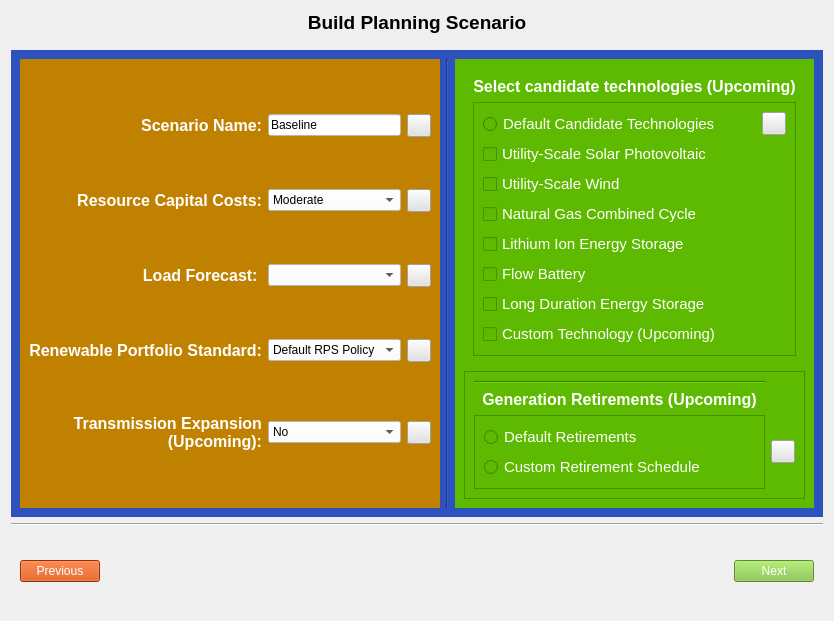
<?xml version="1.0" encoding="UTF-8"?>
<ui version="4.0">
 <class>scenario_builder</class>
 <widget class="QWidget" name="scenario_builder">
  <property name="geometry">
   <rect>
    <x>0</x>
    <y>0</y>
    <width>818</width>
    <height>621</height>
   </rect>
  </property>
  <property name="windowTitle">
   <string>Form</string>
  </property>
  <layout class="QVBoxLayout" name="verticalLayout_2">
   <item>
    <widget class="QLabel" name="label_8">
     <property name="sizePolicy">
      <sizepolicy hsizetype="Preferred" vsizetype="Preferred">
       <horstretch>0</horstretch>
       <verstretch>0</verstretch>
      </sizepolicy>
     </property>
     <property name="maximumSize">
      <size>
       <width>16777215</width>
       <height>293</height>
      </size>
     </property>
     <property name="font">
      <font>
       <pointsize>14</pointsize>
       <bold>true</bold>
      </font>
     </property>
     <property name="styleSheet">
      <string notr="true">color: rgb(0, 0, 0);</string>
     </property>
     <property name="text">
      <string>Build Planning Scenario</string>
     </property>
     <property name="alignment">
      <set>Qt::AlignHCenter|Qt::AlignTop</set>
     </property>
    </widget>
   </item>
   <item>
    <widget class="QFrame" name="frame">
     <property name="styleSheet">
      <string notr="true">QToolButton{
image: url(:/icon/images/icons/info_help1.png);
	background-color: rgb(226, 226, 226);
}
QFrame{background-color: rgb(45, 82, 190);}
</string>
     </property>
     <property name="frameShape">
      <enum>QFrame::NoFrame</enum>
     </property>
     <property name="frameShadow">
      <enum>QFrame::Raised</enum>
     </property>
     <layout class="QHBoxLayout" name="horizontalLayout_2">
      <item>
       <widget class="QFrame" name="frame_5">
        <property name="sizePolicy">
         <sizepolicy hsizetype="Preferred" vsizetype="Preferred">
          <horstretch>0</horstretch>
          <verstretch>0</verstretch>
         </sizepolicy>
        </property>
        <property name="styleSheet">
         <string notr="true">QLabel{
color: rgb(255, 255, 255)}
QFrame{
	
	background-color: rgb(96, 191, 0);
	background-color: rgb(193, 129, 0);
}
QCombBox{
	background-color: rgb(255, 255, 255);
}</string>
        </property>
        <property name="frameShape">
         <enum>QFrame::NoFrame</enum>
        </property>
        <property name="frameShadow">
         <enum>QFrame::Raised</enum>
        </property>
        <layout class="QGridLayout" name="gridLayout">
         <item row="10" column="1">
          <widget class="QComboBox" name="load_profile_box">
           <property name="maximumSize">
            <size>
             <width>150</width>
             <height>16777215</height>
            </size>
           </property>
           <property name="styleSheet">
            <string notr="true">background-color: rgb(255, 255, 255);</string>
           </property>
          </widget>
         </item>
         <item row="14" column="0">
          <widget class="QLabel" name="label_4">
           <property name="font">
            <font>
             <pointsize>12</pointsize>
             <italic>false</italic>
             <bold>true</bold>
            </font>
           </property>
           <property name="text">
            <string>&lt;html&gt;&lt;head/&gt;&lt;body&gt;&lt;p&gt;Renewable Portfolio Standard:&lt;/p&gt;&lt;/body&gt;&lt;/html&gt;</string>
           </property>
           <property name="alignment">
            <set>Qt::AlignRight|Qt::AlignTrailing|Qt::AlignVCenter</set>
           </property>
          </widget>
         </item>
         <item row="5" column="3">
          <widget class="QToolButton" name="capital_cost_trajectory_help_button">
           <property name="text">
            <string/>
           </property>
          </widget>
         </item>
         <item row="15" column="1">
          <widget class="QComboBox" name="transmission_box">
           <property name="maximumSize">
            <size>
             <width>150</width>
             <height>16777215</height>
            </size>
           </property>
           <property name="styleSheet">
            <string notr="true">background-color: rgb(255, 255, 255);</string>
           </property>
           <item>
            <property name="text">
             <string>No</string>
            </property>
           </item>
           <item>
            <property name="text">
             <string>Yes</string>
            </property>
           </item>
          </widget>
         </item>
         <item row="14" column="1">
          <widget class="QComboBox" name="rps_box">
           <property name="maximumSize">
            <size>
             <width>150</width>
             <height>16777215</height>
            </size>
           </property>
           <property name="styleSheet">
            <string notr="true">background-color: rgb(255, 255, 255);</string>
           </property>
           <item>
            <property name="text">
             <string>Default RPS Policy</string>
            </property>
           </item>
           <item>
            <property name="text">
             <string>Create New...</string>
            </property>
           </item>
          </widget>
         </item>
         <item row="1" column="1">
          <widget class="QLineEdit" name="lineEdit">
           <property name="maximumSize">
            <size>
             <width>150</width>
             <height>16777215</height>
            </size>
           </property>
           <property name="styleSheet">
            <string notr="true">background-color: rgb(255, 255, 255);</string>
           </property>
           <property name="text">
            <string>Baseline</string>
           </property>
          </widget>
         </item>
         <item row="1" column="0">
          <widget class="QLabel" name="label_6">
           <property name="font">
            <font>
             <pointsize>12</pointsize>
             <italic>false</italic>
             <bold>true</bold>
            </font>
           </property>
           <property name="text">
            <string>Scenario Name:</string>
           </property>
           <property name="alignment">
            <set>Qt::AlignRight|Qt::AlignTrailing|Qt::AlignVCenter</set>
           </property>
          </widget>
         </item>
         <item row="15" column="0">
          <widget class="QLabel" name="label">
           <property name="font">
            <font>
             <pointsize>12</pointsize>
             <italic>false</italic>
             <bold>true</bold>
            </font>
           </property>
           <property name="text">
            <string>Transmission Expansion (Upcoming):</string>
           </property>
           <property name="alignment">
            <set>Qt::AlignRight|Qt::AlignTrailing|Qt::AlignVCenter</set>
           </property>
           <property name="wordWrap">
            <bool>true</bool>
           </property>
          </widget>
         </item>
         <item row="1" column="3">
          <widget class="QToolButton" name="scenario_name_help_button">
           <property name="text">
            <string/>
           </property>
          </widget>
         </item>
         <item row="10" column="0">
          <widget class="QLabel" name="label_3">
           <property name="font">
            <font>
             <pointsize>12</pointsize>
             <italic>false</italic>
             <bold>true</bold>
            </font>
           </property>
           <property name="text">
            <string>Load Forecast: </string>
           </property>
           <property name="alignment">
            <set>Qt::AlignRight|Qt::AlignTrailing|Qt::AlignVCenter</set>
           </property>
          </widget>
         </item>
         <item row="5" column="0">
          <widget class="QLabel" name="label_2">
           <property name="font">
            <font>
             <pointsize>12</pointsize>
             <italic>false</italic>
             <bold>true</bold>
            </font>
           </property>
           <property name="text">
            <string>Resource Capital Costs:</string>
           </property>
           <property name="alignment">
            <set>Qt::AlignRight|Qt::AlignTrailing|Qt::AlignVCenter</set>
           </property>
           <property name="wordWrap">
            <bool>true</bool>
           </property>
          </widget>
         </item>
         <item row="5" column="1">
          <widget class="QComboBox" name="capital_cost_box">
           <property name="maximumSize">
            <size>
             <width>150</width>
             <height>16777215</height>
            </size>
           </property>
           <property name="styleSheet">
            <string notr="true">background-color: rgb(255, 255, 255);</string>
           </property>
           <item>
            <property name="text">
             <string>Moderate</string>
            </property>
           </item>
           <item>
            <property name="text">
             <string>High</string>
            </property>
           </item>
           <item>
            <property name="text">
             <string>Low</string>
            </property>
           </item>
          </widget>
         </item>
         <item row="10" column="3">
          <widget class="QToolButton" name="load_profile_help_button">
           <property name="text">
            <string/>
           </property>
          </widget>
         </item>
         <item row="14" column="3">
          <widget class="QToolButton" name="rps_help_button">
           <property name="text">
            <string/>
           </property>
          </widget>
         </item>
         <item row="15" column="3">
          <widget class="QToolButton" name="trans_expansion_help_button">
           <property name="text">
            <string/>
           </property>
          </widget>
         </item>
        </layout>
       </widget>
      </item>
      <item>
       <widget class="Line" name="line">
        <property name="orientation">
         <enum>Qt::Vertical</enum>
        </property>
       </widget>
      </item>
      <item>
       <widget class="QFrame" name="frame_3">
        <property name="styleSheet">
         <string notr="true">QFrame{background-color: rgb(93, 186, 0);}
QLabel{color:rgb(255,255,255)}
QCheckBox{
background-color: rgb(93, 186, 0);
color:rgb(255,255,255)
}
QRadioButton{
background-color: rgb(93, 186, 0);
color:rgb(255,255,255)
}
</string>
        </property>
        <property name="frameShape">
         <enum>QFrame::NoFrame</enum>
        </property>
        <property name="frameShadow">
         <enum>QFrame::Raised</enum>
        </property>
        <layout class="QVBoxLayout" name="verticalLayout">
         <item>
          <widget class="QFrame" name="frame_6">
           <property name="sizePolicy">
            <sizepolicy hsizetype="Preferred" vsizetype="Fixed">
             <horstretch>0</horstretch>
             <verstretch>0</verstretch>
            </sizepolicy>
           </property>
           <property name="frameShape">
            <enum>QFrame::NoFrame</enum>
           </property>
           <property name="frameShadow">
            <enum>QFrame::Raised</enum>
           </property>
           <layout class="QVBoxLayout" name="verticalLayout_5">
            <item>
             <widget class="QLabel" name="label_13">
              <property name="font">
               <font>
                <pointsize>12</pointsize>
                <bold>true</bold>
               </font>
              </property>
              <property name="text">
               <string>Select candidate technologies (Upcoming)</string>
              </property>
              <property name="alignment">
               <set>Qt::AlignCenter</set>
              </property>
             </widget>
            </item>
            <item>
             <widget class="QFrame" name="frame_2">
              <property name="frameShape">
               <enum>QFrame::StyledPanel</enum>
              </property>
              <property name="frameShadow">
               <enum>QFrame::Raised</enum>
              </property>
              <layout class="QGridLayout" name="gridLayout_2">
               <item row="1" column="0">
                <widget class="QCheckBox" name="upv_check_box">
                 <property name="font">
                  <font>
                   <pointsize>11</pointsize>
                   <bold>false</bold>
                  </font>
                 </property>
                 <property name="text">
                  <string>Utility-Scale Solar Photovoltaic</string>
                 </property>
                 <property name="autoExclusive">
                  <bool>false</bool>
                 </property>
                </widget>
               </item>
               <item row="0" column="0">
                <widget class="QRadioButton" name="radioButton_8">
                 <property name="font">
                  <font>
                   <pointsize>11</pointsize>
                   <bold>false</bold>
                  </font>
                 </property>
                 <property name="text">
                  <string>Default Candidate Technologies</string>
                 </property>
                </widget>
               </item>
               <item row="6" column="0">
                <widget class="QCheckBox" name="ldes_check_box">
                 <property name="font">
                  <font>
                   <pointsize>11</pointsize>
                   <bold>false</bold>
                  </font>
                 </property>
                 <property name="text">
                  <string>Long Duration Energy Storage</string>
                 </property>
                 <property name="autoExclusive">
                  <bool>false</bool>
                 </property>
                </widget>
               </item>
               <item row="4" column="0">
                <widget class="QCheckBox" name="li_ion_check_box">
                 <property name="font">
                  <font>
                   <pointsize>11</pointsize>
                   <bold>false</bold>
                  </font>
                 </property>
                 <property name="text">
                  <string>Lithium Ion Energy Storage</string>
                 </property>
                 <property name="autoExclusive">
                  <bool>false</bool>
                 </property>
                </widget>
               </item>
               <item row="2" column="0">
                <widget class="QCheckBox" name="wind_check_box">
                 <property name="font">
                  <font>
                   <pointsize>11</pointsize>
                   <bold>false</bold>
                  </font>
                 </property>
                 <property name="text">
                  <string>Utility-Scale Wind</string>
                 </property>
                 <property name="autoExclusive">
                  <bool>false</bool>
                 </property>
                </widget>
               </item>
               <item row="5" column="0">
                <widget class="QCheckBox" name="flow_check_box">
                 <property name="font">
                  <font>
                   <pointsize>11</pointsize>
                   <bold>false</bold>
                  </font>
                 </property>
                 <property name="text">
                  <string>Flow Battery</string>
                 </property>
                 <property name="autoExclusive">
                  <bool>false</bool>
                 </property>
                </widget>
               </item>
               <item row="3" column="0">
                <widget class="QCheckBox" name="ng_cc_checkbox">
                 <property name="font">
                  <font>
                   <pointsize>11</pointsize>
                   <bold>false</bold>
                  </font>
                 </property>
                 <property name="text">
                  <string>Natural Gas Combined Cycle</string>
                 </property>
                 <property name="autoExclusive">
                  <bool>false</bool>
                 </property>
                </widget>
               </item>
               <item row="7" column="0">
                <widget class="QCheckBox" name="custom_tech_check_box">
                 <property name="font">
                  <font>
                   <pointsize>11</pointsize>
                   <bold>false</bold>
                  </font>
                 </property>
                 <property name="text">
                  <string>Custom Technology (Upcoming)</string>
                 </property>
                 <property name="autoExclusive">
                  <bool>false</bool>
                 </property>
                </widget>
               </item>
               <item row="0" column="1">
                <widget class="QToolButton" name="cand_technologies_help_button">
                 <property name="text">
                  <string/>
                 </property>
                </widget>
               </item>
              </layout>
             </widget>
            </item>
           </layout>
          </widget>
         </item>
         <item>
          <widget class="QFrame" name="frame_7">
           <property name="frameShape">
            <enum>QFrame::StyledPanel</enum>
           </property>
           <property name="frameShadow">
            <enum>QFrame::Raised</enum>
           </property>
           <layout class="QGridLayout" name="gridLayout_3">
            <item row="3" column="0">
             <widget class="QFrame" name="frame_8">
              <property name="frameShape">
               <enum>QFrame::StyledPanel</enum>
              </property>
              <property name="frameShadow">
               <enum>QFrame::Raised</enum>
              </property>
              <layout class="QGridLayout" name="gridLayout_4">
               <item row="0" column="0">
                <widget class="QRadioButton" name="radioButton_9">
                 <property name="font">
                  <font>
                   <pointsize>11</pointsize>
                  </font>
                 </property>
                 <property name="text">
                  <string>Default Retirements</string>
                 </property>
                </widget>
               </item>
               <item row="1" column="0">
                <widget class="QRadioButton" name="radioButton_10">
                 <property name="font">
                  <font>
                   <pointsize>11</pointsize>
                  </font>
                 </property>
                 <property name="styleSheet">
                  <string notr="true">color: rgb(255, 255, 255);</string>
                 </property>
                 <property name="text">
                  <string>Custom Retirement Schedule</string>
                 </property>
                </widget>
               </item>
              </layout>
             </widget>
            </item>
            <item row="0" column="0">
             <widget class="Line" name="line_3">
              <property name="orientation">
               <enum>Qt::Horizontal</enum>
              </property>
             </widget>
            </item>
            <item row="2" column="0">
             <widget class="QLabel" name="label_7">
              <property name="font">
               <font>
                <pointsize>12</pointsize>
                <bold>true</bold>
               </font>
              </property>
              <property name="text">
               <string>Generation Retirements (Upcoming)</string>
              </property>
              <property name="alignment">
               <set>Qt::AlignHCenter|Qt::AlignTop</set>
              </property>
             </widget>
            </item>
            <item row="3" column="1">
             <widget class="QToolButton" name="gen_retirement_help_button">
              <property name="text">
               <string/>
              </property>
             </widget>
            </item>
           </layout>
          </widget>
         </item>
        </layout>
       </widget>
      </item>
     </layout>
    </widget>
   </item>
   <item>
    <widget class="Line" name="line_2">
     <property name="orientation">
      <enum>Qt::Horizontal</enum>
     </property>
    </widget>
   </item>
   <item>
    <widget class="QFrame" name="frame_4">
     <property name="sizePolicy">
      <sizepolicy hsizetype="Preferred" vsizetype="Fixed">
       <horstretch>0</horstretch>
       <verstretch>0</verstretch>
      </sizepolicy>
     </property>
     <property name="frameShape">
      <enum>QFrame::NoFrame</enum>
     </property>
     <property name="frameShadow">
      <enum>QFrame::Raised</enum>
     </property>
     <layout class="QHBoxLayout" name="horizontalLayout">
      <item>
       <widget class="QPushButton" name="previous_button">
        <property name="sizePolicy">
         <sizepolicy hsizetype="Preferred" vsizetype="Fixed">
          <horstretch>0</horstretch>
          <verstretch>0</verstretch>
         </sizepolicy>
        </property>
        <property name="styleSheet">
         <string notr="true">background-color: rgb(208, 69, 0);
color: rgb(255, 255, 255);
font: 700 12pt &quot;Segoe UI&quot;;</string>
        </property>
        <property name="text">
         <string>Previous</string>
        </property>
       </widget>
      </item>
      <item>
       <spacer name="horizontalSpacer_3">
        <property name="orientation">
         <enum>Qt::Horizontal</enum>
        </property>
        <property name="sizeHint" stdset="0">
         <size>
          <width>40</width>
          <height>20</height>
         </size>
        </property>
       </spacer>
      </item>
      <item>
       <widget class="QLabel" name="label_5">
        <property name="minimumSize">
         <size>
          <width>500</width>
          <height>60</height>
         </size>
        </property>
        <property name="styleSheet">
         <string notr="true">image: url(:/logos/images/logo/scenario_icon.png);</string>
        </property>
        <property name="text">
         <string/>
        </property>
       </widget>
      </item>
      <item>
       <spacer name="horizontalSpacer">
        <property name="orientation">
         <enum>Qt::Horizontal</enum>
        </property>
        <property name="sizeHint" stdset="0">
         <size>
          <width>40</width>
          <height>20</height>
         </size>
        </property>
       </spacer>
      </item>
      <item>
       <widget class="QPushButton" name="next_button">
        <property name="sizePolicy">
         <sizepolicy hsizetype="Preferred" vsizetype="Fixed">
          <horstretch>0</horstretch>
          <verstretch>0</verstretch>
         </sizepolicy>
        </property>
        <property name="styleSheet">
         <string notr="true">background-color: rgb(129, 194, 65);
color: rgb(255, 255, 255);
font: 700 12pt &quot;Segoe UI&quot;;</string>
        </property>
        <property name="text">
         <string>Next</string>
        </property>
       </widget>
      </item>
     </layout>
    </widget>
   </item>
  </layout>
 </widget>
 <resources>
  <include location="../../resources.qrc"/>
 </resources>
 <connections/>
</ui>
